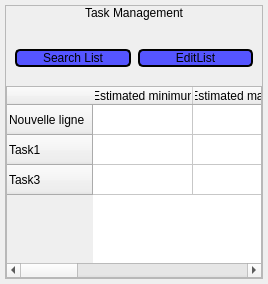
         <widget class="QWidget" name="pageTask">
          <property name="sizePolicy">
           <sizepolicy hsizetype="Fixed" vsizetype="Fixed">
            <horstretch>0</horstretch>
            <verstretch>0</verstretch>
           </sizepolicy>
          </property>
          <layout class="QVBoxLayout" name="verticalLayout_9">
           <property name="spacing">
            <number>0</number>
           </property>
           <property name="leftMargin">
            <number>0</number>
           </property>
           <property name="topMargin">
            <number>0</number>
           </property>
           <property name="rightMargin">
            <number>0</number>
           </property>
           <property name="bottomMargin">
            <number>0</number>
           </property>
           <item>
            <widget class="QWidget" name="widget_7" native="true">
             <layout class="QVBoxLayout" name="verticalLayout_22">
              <property name="spacing">
               <number>5</number>
              </property>
              <property name="leftMargin">
               <number>5</number>
              </property>
              <property name="topMargin">
               <number>5</number>
              </property>
              <property name="rightMargin">
               <number>5</number>
              </property>
              <property name="bottomMargin">
               <number>5</number>
              </property>
              <item>
               <widget class="QFrame" name="frame_2">
                <property name="frameShape">
                 <enum>QFrame::StyledPanel</enum>
                </property>
                <property name="frameShadow">
                 <enum>QFrame::Raised</enum>
                </property>
                <layout class="QVBoxLayout" name="verticalLayout_19">
                 <property name="spacing">
                  <number>0</number>
                 </property>
                 <property name="leftMargin">
                  <number>0</number>
                 </property>
                 <property name="topMargin">
                  <number>0</number>
                 </property>
                 <property name="rightMargin">
                  <number>0</number>
                 </property>
                 <property name="bottomMargin">
                  <number>0</number>
                 </property>
                 <item>
                  <widget class="QLabel" name="label_6">
                   <property name="styleSheet">
                    <string notr="true">font: 87 15pt &quot;Arial Black&quot;;</string>
                   </property>
                   <property name="text">
                    <string>Task Management</string>
                   </property>
                   <property name="alignment">
                    <set>Qt::AlignCenter</set>
                   </property>
                  </widget>
                 </item>
                 <item>
                  <widget class="QWidget" name="widget_8" native="true">
                   <property name="sizePolicy">
                    <sizepolicy hsizetype="MinimumExpanding" vsizetype="MinimumExpanding">
                     <horstretch>200</horstretch>
                     <verstretch>20</verstretch>
                    </sizepolicy>
                   </property>
                   <property name="styleSheet">
                    <string notr="true">QPushButton{
border: 2px solid;
border-color:rgb(0, 0, 0);
background-color: rgb(85, 85, 255);
border-radius: 5px;
font: 75 12pt &quot;Arial Narrow&quot;;
}
QPushButton:hover{
background-color: rgb(255, 255, 255);
border-top-left-radius: 2px;
border-bottom-left-radius: 2px;

font: 75 12pt &quot;Arial Narrow&quot;;
}</string>
                   </property>
                   <layout class="QVBoxLayout" name="verticalLayout_20">
                    <property name="spacing">
                     <number>7</number>
                    </property>
                    <item>
                     <spacer name="horizontalSpacer_6">
                      <property name="orientation">
                       <enum>Qt::Horizontal</enum>
                      </property>
                      <property name="sizeHint" stdset="0">
                       <size>
                        <width>40</width>
                        <height>20</height>
                       </size>
                      </property>
                     </spacer>
                    </item>
                    <item>
                     <layout class="QHBoxLayout" name="horizontalLayout_6">
                      <property name="sizeConstraint">
                       <enum>QLayout::SetDefaultConstraint</enum>
                      </property>
                      <item>
                       <widget class="QPushButton" name="pushButton_6">
                        <property name="text">
                         <string>Search List</string>
                        </property>
                        <property name="iconSize">
                         <size>
                          <width>20</width>
                          <height>20</height>
                         </size>
                        </property>
                       </widget>
                      </item>
                      <item>
                       <widget class="QPushButton" name="EditList_2">
                        <property name="text">
                         <string>EditList</string>
                        </property>
                       </widget>
                      </item>
                     </layout>
                    </item>
                   </layout>
                  </widget>
                 </item>
                 <item>
                  <spacer name="horizontalSpacer_3">
                   <property name="orientation">
                    <enum>Qt::Horizontal</enum>
                   </property>
                   <property name="sizeType">
                    <enum>QSizePolicy::Minimum</enum>
                   </property>
                   <property name="sizeHint" stdset="0">
                    <size>
                     <width>10</width>
                     <height>10</height>
                    </size>
                   </property>
                  </spacer>
                 </item>
                 <item>
                  <widget class="QWidget" name="widget_9" native="true">
                   <property name="sizePolicy">
                    <sizepolicy hsizetype="Preferred" vsizetype="Preferred">
                     <horstretch>150</horstretch>
                     <verstretch>200</verstretch>
                    </sizepolicy>
                   </property>
                   <layout class="QVBoxLayout" name="verticalLayout_21">
                    <property name="spacing">
                     <number>0</number>
                    </property>
                    <property name="leftMargin">
                     <number>0</number>
                    </property>
                    <property name="topMargin">
                     <number>0</number>
                    </property>
                    <property name="rightMargin">
                     <number>0</number>
                    </property>
                    <property name="bottomMargin">
                     <number>0</number>
                    </property>
                    <item>
                     <widget class="QTableWidget" name="tableWidget_3">
                      <row>
                       <property name="text">
                        <string>Nouvelle ligne</string>
                       </property>
                      </row>
                      <row>
                       <property name="text">
                        <string>Task1</string>
                       </property>
                      </row>
                      <row>
                       <property name="text">
                        <string>Task3</string>
                       </property>
                      </row>
                      <column>
                       <property name="text">
                        <string>Estimated minimun</string>
                       </property>
                      </column>
                      <column>
                       <property name="text">
                        <string>Estimated maximun</string>
                       </property>
                      </column>
                      <column>
                       <property name="text">
                        <string>Estimated time</string>
                       </property>
                      </column>
                      <column>
                       <property name="text">
                        <string>Time</string>
                       </property>
                      </column>
                     </widget>
                    </item>
                   </layout>
                  </widget>
                 </item>
                </layout>
               </widget>
              </item>
             </layout>
            </widget>
           </item>
          </layout>
         </widget>
